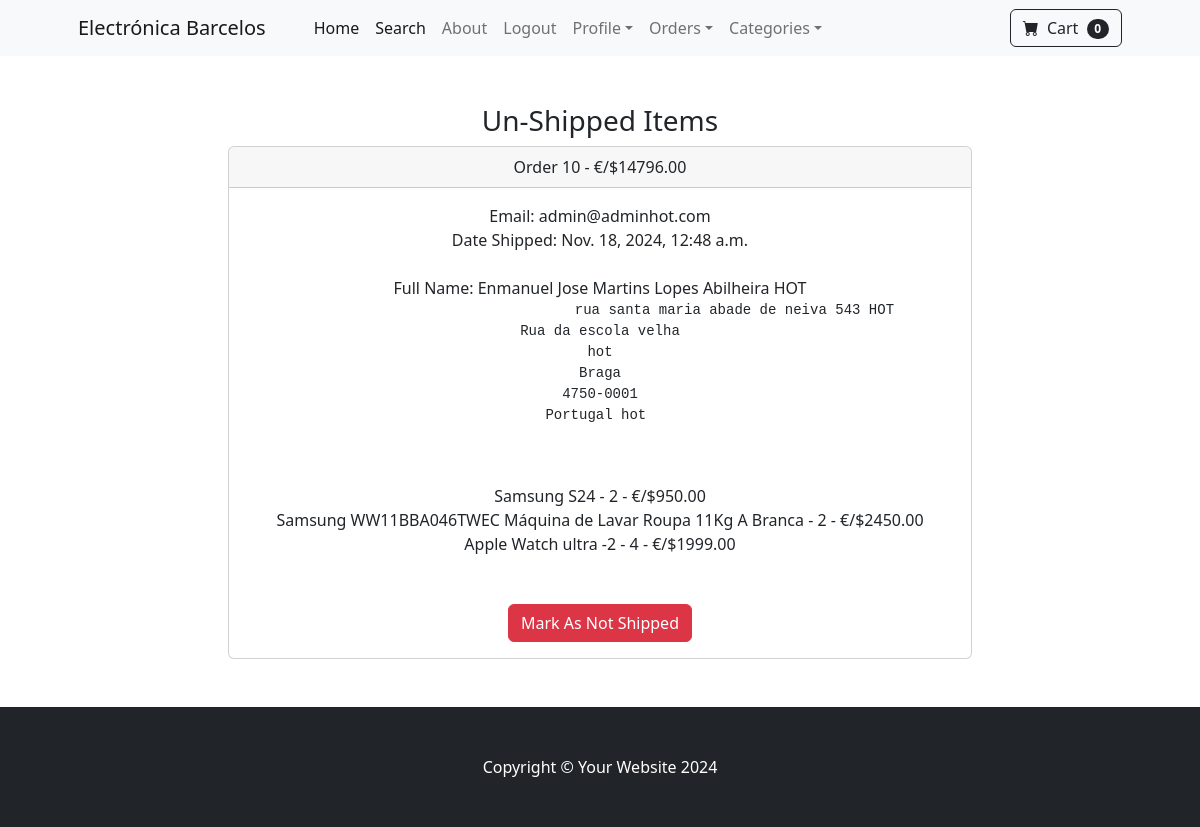
The app's page /payment/orders/10 (signed in) with its own data.
### payment/models.py (models this page shows, shortened)
class Order(models.Model):
    user = models.ForeignKey(User, on_delete=models.CASCADE, null=True, blank=True)
    full_name = models.CharField(max_length=250)
    email = models.EmailField(max_length=250)
    shipping_address = models.TextField(max_length=15000)
    amount_paid = models.DecimalField(max_digits=10, decimal_places=2)
    date_ordered = models.DateTimeField(auto_now_add=True)
    shipped = models.BooleanField(default=False)
    date_shipped = models.DateTimeField(blank=True, null=True)

class OrderItem(models.Model):
    order = models.ForeignKey(Order, on_delete=models.CASCADE, null=True)
    product = models.ForeignKey(Product, on_delete=models.CASCADE, null=True)
    user = models.ForeignKey(User, on_delete=models.CASCADE, null=True, blank=True)
    quantity = models.PositiveBigIntegerField(default=1)
    price = models.DecimalField(max_digits=10, decimal_places=2)

### store/models.py (models this page shows)
class Product(models.Model):
    name = models.CharField(max_length=100)
    price= models.DecimalField(default=0, decimal_places=2, max_digits=6) #9999,99$
    category = models.ForeignKey(Category, on_delete=models.CASCADE, default=1)
    marca = models.ForeignKey(Marca, on_delete=models.CASCADE)
    description = models.CharField(max_length=250, default='', blank=True, null=True)
    image = models.ImageField(upload_to='uploads/product/') # Main image
    is_sale = models.BooleanField(default=False)
    sale_price= models.DecimalField(default=0, decimal_places=2, max_digits=6) #9999,99$
    energy_class = models.CharField(max_length=3, choices=[('A++', 'A++'), ('A+', 'A+'), ('A', 'A'), ('B', 'B'), ('C', 'C'), ('D', 'D'), ('E', 'E'), ('F', 'F'), ('G', 'G')], blank=True)
    dimensions = models.CharField(max_length=50, help_text="Dimensions in cm (HxWxD)", blank=True, null=True)
    weight = models.DecimalField(max_digits=10, decimal_places=2, help_text="Weight in kg", blank=True, null=True)
    capacity = models.CharField(max_length=50, help_text="Capacity in liters or kg", blank=True, null=True)
    color = models.CharField(max_length=30, blank=True, null=True)
    emisao_som = models.CharField(max_length=30, blank=True, null=True)
    reference = models.CharField(max_length=30, help_text="Product reference", blank=True, null=True)
    ean = models.CharField(max_length=13, help_text="European Article Number (EAN)", blank=True, null=True)
    additional_info = models.TextField(blank=True, null=True)  # Información adicional
    more_info = models.TextField(blank=True, null=True)  # Texto para el nuevo colapsable
    def __str__(self):
        return self.name

### payment/views.py (the view, shortened to what this page needs)
# urls.py: path('orders/<int:pk>', views.orders, name='orders'),
def orders(request, pk):
    if request.user.is_authenticated and request.user.is_superuser:
        order = Order.objects.get(id=pk)
        items = OrderItem.objects.filter(order=pk)
        return render(request, 'payment/orders.html', {"order":order, "items":items})
    else:
        messages.success(request, "Access Denied")
        return redirect('home')

### cart/cart.py (called while the page is built)
    def __len__(self):
        return len(self.cart)

### cart/context_processors.py (called while the page is built)
def cart(request):
    return {'cart': Cart(request)}

### payment/templates/payment/orders.html (shortened to what this page needs)
{% extends 'base.html' %}
{% block content %}
    <div class="container">
        <div class="row">
            <center>
                <div class="col-8">
                    <br><br>
                    <h3>Un-Shipped Items</h3>
                    <div class="card">
                        <div class="card-header">
                          Order {{order.id}} - €/${{order.amount_paid}}
                        </div>
                        <div class="card-body">
                            Email: {{order.email}} <br>
                            {% if order.date_shipped %}
                                Date Shipped: {{order.date_shipped}} <br>
                            {% else %}
                                Date Ordered: {{ order.date_ordered}} <br>
                            {% endif %}
                            <br>
                            Full Name: {{order.full_name}} <br>
                            <pre>
                                {{order.shipping_address}} <br>
                            </pre>
                            {% for item in items %}
                                {{item.product}} - {{item.quantity}} - €/${{item.price}} <br>
                            {% endfor %}
                            <br><br>
                            {% if not order.shipped %}
                            <form method="POST" action="">
                                {% csrf_token %}
                                <input type="hidden" name="shipping_status" id="true">
                                <button type="Submit" class="btn btn-success">Mark As Shipped</button>
                            </form>
                            {% else %}
                            <form method="POST" action="">
                                <button type="Submit" class="btn btn-danger">Mark As Not Shipped</button>
                            </form>
                            {% endif %}
                        </div>
                      </div>
                    <br><br>
                </div>
            </center>
        </div>
    </div>
{% endblock  %}

### records on screen
Order: id "10", amount_paid "14796.00", email "admin@adminhot.com", date_shipped "Nov. 18, 2024, 12:48 a.m.", full_name "Enmanuel Jose Martins Lopes Abilheira HOT", shipping_address "rua santa maria abade de neiva 543 HOT Rua da escola velha hot Braga 4750-0001 Portugal hot"
OrderItem: product "Samsung S24", quantity "2", price "950.00"
OrderItem: product "Samsung WW11BBA046TWEC Máquina de Lavar Roupa 11Kg A Branca", quantity "2", price "2450.00"
OrderItem: product "Apple Watch ultra -2", quantity "4", price "1999.00"

### other values on screen
{{ cart|length }} "0"
